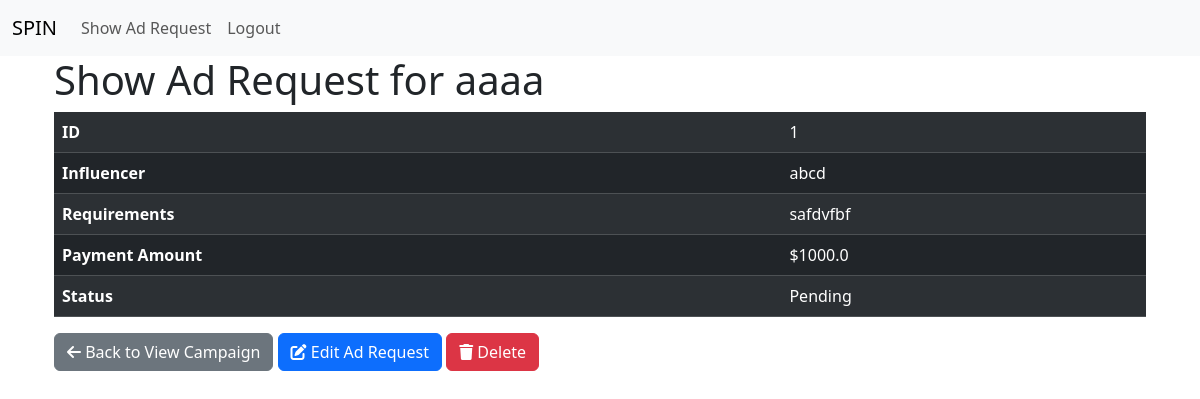
/ad_request/1 (signed in), run on an earlier commit of the app's database.
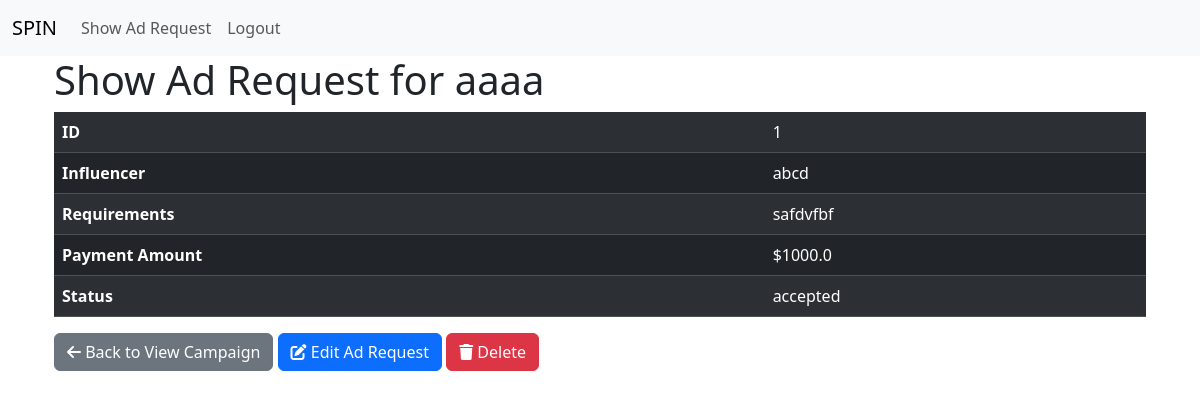
And on a later commit of the database.
### spin_app/models.py (models this page shows)
class AdRequest(db.Model):
    id = db.Column(db.Integer, primary_key=True)
    campaign_id = db.Column(db.Integer, db.ForeignKey('campaign.id'), nullable=False)
    sponsor_id = db.Column(db.Integer, db.ForeignKey('sponsor_profile.id'), nullable=False)
    influencer_id = db.Column(db.Integer, db.ForeignKey('influencer_profile.id'), nullable=False)
    messages = db.Column(db.Text, nullable=True)
    requirements = db.Column(db.Text, nullable=False)
    payment_amount = db.Column(db.Float, nullable=False)
    status = db.Column(db.String(20), nullable=False)  # 'Pending', 'Accepted', 'Rejected'
    campaign = db.relationship('Campaign', backref=db.backref('ad_requests', lazy=True, cascade='all, delete-orphan'))
    sponsor = db.relationship('SponsorProfile', backref=db.backref('ad_requests', lazy=True, cascade='all, delete-orphan'))
    influencer = db.relationship('InfluencerProfile', backref=db.backref('ad_requests', lazy=True, cascade='all, delete-orphan'))

### spin_app/routes.py (the view)
@app.route('/ad_request/<int:id>')
@login_required
def view_ad_request(id):
    ad_request = AdRequest.query.get(id)
    if not ad_request:
        flash('Ad Request not found.', category='danger')
        return redirect(url_for('sp_dash'))
    campaign = ad_request.campaign
    return render_template('view_ad_request.html', ad_request=ad_request, campaign=campaign)

### spin_app/models.py (called while the page is built)
@login_manager.user_loader
def load_user(user_id):
    return User.query.get(int(user_id))

### spin_app/routes.py (called while the page is built)
@app.before_request
def before_request():
    g.user = current_user

### spin_app/templates/view_ad_request.html (shortened to what this page needs)
{% extends 'base.html' %}
{% block content %}
<div class="container">
    <h1>Show Ad Request for {{ campaign.name }}</h1>
    <table class="table table-dark table-striped">
        <tr>
            <th>ID</th>
            <td>{{ ad_request.id }}</td>
        </tr>
        <tr>
            <th>Influencer</th>
            <td>{{ ad_request.influencer.name }}</td>
        </tr>
        <tr>
            <th>Requirements</th>
            <td>{{ ad_request.requirements }}</td>
        </tr>
        <tr>
            <th>Payment Amount</th>
            <td>${{ ad_request.payment_amount }}</td>
        </tr>
        <tr>
            <th>Status</th>
            <td>{{ ad_request.status }}</td>
        </tr>
    </table>
    <a href="{{ url_for('view_campaign', id=campaign.id) }}" class="btn btn-secondary">
        <i class="fas fa-arrow-left"></i>
        Back to View Campaign
    </a>
    <a href="{{ url_for('edit_ad_request', id=ad_request.id) }}" class="btn btn-primary">
        <i class="fas fa-edit"></i>
        Edit Ad Request
    </a>
    <a href="{{ url_for('delete_ad_request', id=ad_request.id) }}" class="btn btn-danger">
        <i class="fas fa-trash"></i>
        Delete
    </a>
</div>
{% endblock %}

What changed in the data, as far as the page shows it:
changed AdRequest "safdvfbf": status "Pending" → "accepted"
